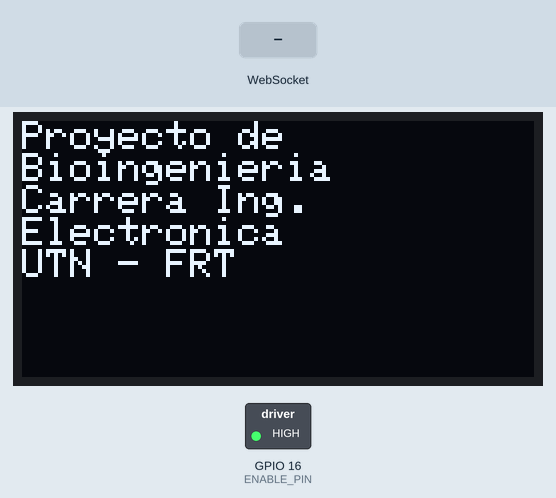
The program below on a simulated ESP32. Shown: 128×64 one-colour display, switched loads named in the program (green lamp = pin HIGH). The test bench sets the inputs (shaded band). Storage starts empty; what the program prints to the serial monitor is not drawn.

Above: at 4.1 s.
4.2 s: WebSocket text "START" received
At 11.0 s:
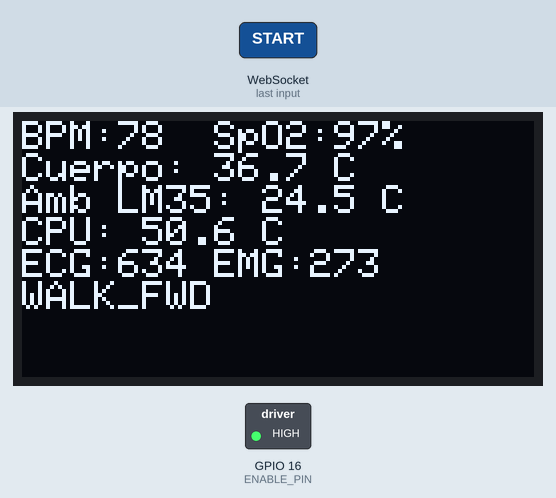
13.4 s: WebSocket text "SIT" received
At 14.5 s:
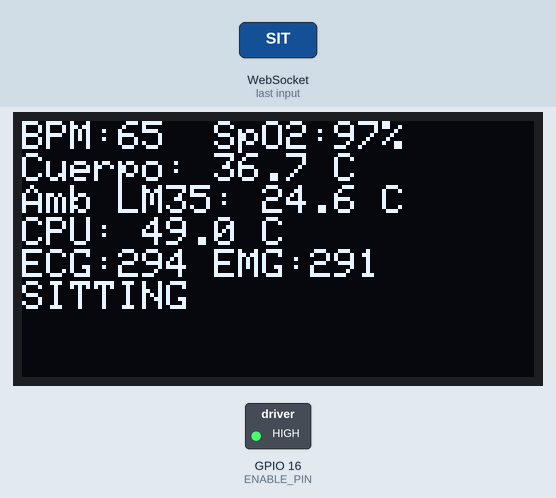
17.6 s: WebSocket text "STOP" received
At 18.6 s:
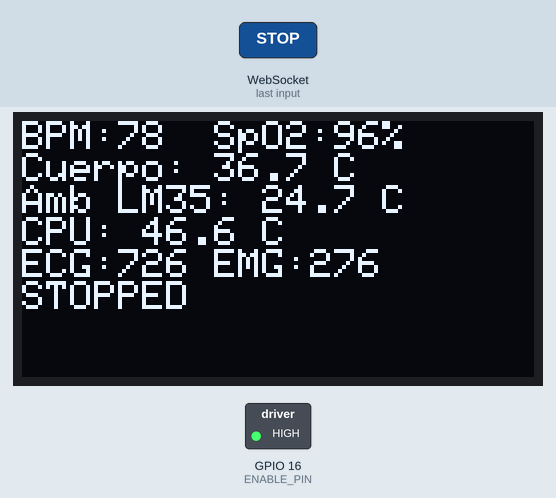
21.8 s: WebSocket text "START" received
At 22.9 s:
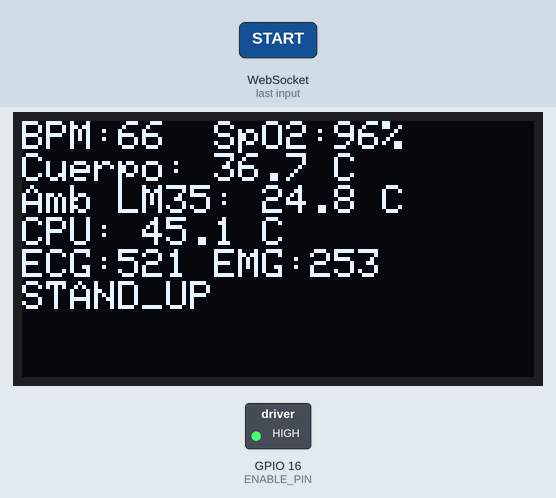
35.8 s: WebSocket text "SIT" received
At 36.9 s:
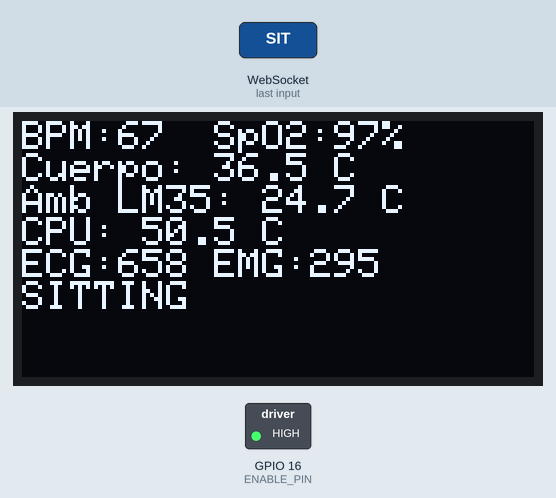
37.9 s: WebSocket text "START" received
At 38.8 s:
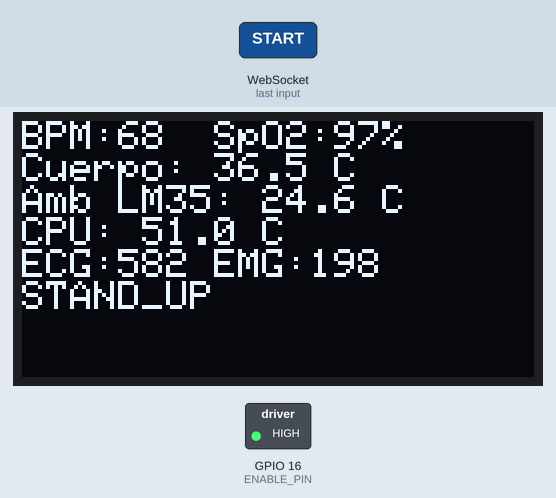

The program:

main.cpp
```cpp
#include <Arduino.h>
#include <Wire.h>
#include <WiFi.h>
#include <LittleFS.h>
#include <AsyncTCP.h>
#include <ESPAsyncWebServer.h>
#include <Adafruit_GFX.h>
#include <Adafruit_SH110X.h>
#include <Adafruit_MPU6050.h>
#include <Adafruit_Sensor.h>
#include <AccelStepper.h>
#include <math.h>

// ========================= CONFIGURACION =========================
#define WIFI_SSID "BIOTRON_EXO"
#define WIFI_PASS "12345678"
#define SDA_PIN 21
#define SCL_PIN 22
#define OLED_ADDR 0x3C
#define MPU1_ADDR 0x68
#define MPU2_ADDR 0x69
#define SCREEN_WIDTH 128
#define SCREEN_HEIGHT 64
#define OLED_RESET -1

// Entradas analogicas biomédicas / temperatura. Ajustar a tu PCB.
#define ECG_PIN 34
#define EMG_PIN 35
#define SPO2_PIN 32
#define BODY_TEMP_PIN 33
#define LM35_PIN 36

// Pines STEP/DIR para 4 NEMA17. Ajustar a drivers reales.
#define LH_STEP 14
#define LH_DIR  27
#define RH_STEP 26
#define RH_DIR  25
#define LK_STEP 19
#define LK_DIR  18
#define RK_STEP 5
#define RK_DIR  17
#define ENABLE_PIN 16

#define SERIAL_BAUD 115200
#define WS_PERIOD_MS 50
#define OLED_PERIOD_MS 700
#define CONTROL_PERIOD_MS 10
#define STEP_ANGLE_DEG 1.2f
#define MICROSTEPS 16.0f
#define STEPS_PER_DEG (MICROSTEPS / STEP_ANGLE_DEG)
#define MAX_JOINT_DEG 95.0f
#define MIN_JOINT_DEG -95.0f
#define SAFE_TILT_DEG 18.0f

// IMPORTANTE: esta demo mueve motores. Usar true solo en banco de pruebas, sin persona.
#define ENABLE_MOTION false

Adafruit_SH1106G display(SCREEN_WIDTH, SCREEN_HEIGHT, &Wire, OLED_RESET);
Adafruit_MPU6050 mpu1, mpu2;
AsyncWebServer server(80);
AsyncWebSocket ws("/ws");

AccelStepper mLH(AccelStepper::DRIVER, LH_STEP, LH_DIR);
AccelStepper mRH(AccelStepper::DRIVER, RH_STEP, RH_DIR);
AccelStepper mLK(AccelStepper::DRIVER, LK_STEP, LK_DIR);
AccelStepper mRK(AccelStepper::DRIVER, RK_STEP, RK_DIR);

struct Joints { float lh=70, rh=70, lk=-82, rk=-82, la=12, ra=12; } joints;
struct Bio { int bpm=72, spo2=97, ecg=520, emg=160; float body=36.6f, amb=24.0f, cpu=45.0f; } bio;

enum State { IDLE, SITTING, STAND_UP, WALK_FWD, WALK_BACK, WALK_RIGHT, WALK_LEFT, STOPPED } state = SITTING;
uint32_t t0=0,lastWs=0,lastOled=0,lastCtl=0;
bool demoData=true;
int oledScreen=0;

float deg2steps(float deg){ return deg * STEPS_PER_DEG; }
float lim(float v){ return constrain(v, MIN_JOINT_DEG, MAX_JOINT_DEG); }
void targetMotors(){
  if(!ENABLE_MOTION) return;
  mLH.moveTo((long)deg2steps(lim(joints.lh))); mRH.moveTo((long)deg2steps(lim(joints.rh)));
  mLK.moveTo((long)deg2steps(lim(joints.lk))); mRK.moveTo((long)deg2steps(lim(joints.rk)));
}
void runMotors(){ if(ENABLE_MOTION){ mLH.run(); mRH.run(); mLK.run(); mRK.run(); } }

float readTempC(int pin){ float mv = analogReadMilliVolts(pin); return mv / 10.0f; } // LM35: 10mV/°C
int readAnalogFiltered(int pin, float alpha=0.15f){ static float v[40]; int idx = pin % 40; v[idx] = v[idx]*(1-alpha) + analogRead(pin)*alpha; return (int)v[idx]; }

void readSensors(){
  bio.ecg = readAnalogFiltered(ECG_PIN, .18f);
  bio.emg = abs(readAnalogFiltered(EMG_PIN, .24f)-1850);
  int spoRaw = readAnalogFiltered(SPO2_PIN, .08f);
  bio.spo2 = constrain(map(spoRaw, 900, 3000, 94, 99), 80, 100);
  bio.body = readTempC(BODY_TEMP_PIN);
  bio.amb = readTempC(LM35_PIN);
  #ifdef __cplusplus
  bio.cpu = temperatureRead();
  #endif
  bio.bpm = constrain(65 + (bio.ecg % 18), 40, 160);
}

void simulateSensors(float s){
  bio.bpm = 72 + roundf(7*sinf(s*.8f));
  bio.spo2 = 97 + roundf(sinf(s*.25f));
  bio.body = 36.6f + .15f*sinf(s*.1f);
  bio.amb = 24.0f + .8f*sinf(s*.06f);
  bio.cpu = 48.0f + 3.0f*sinf(s*.2f);
  bio.ecg = 520 + 210*sinf(s*8.0f) + 40*sinf(s*25.0f);
  bio.emg = 180 + 120*fabsf(sinf(s*5.3f));
}

void setSitting(){ joints = {70,70,-82,-82,12,12}; targetMotors(); }
void setStanding(){ joints = {0,0,0,0,0,0}; targetMotors(); }

void updateSequence(){
  float s = (millis()-t0)/1000.0f;
  if(state==SITTING){ setSitting(); return; }
  if(state==STAND_UP){
    float p = constrain(s/4.0f,0,1);
    joints.lh=joints.rh=70*(1-p); joints.lk=joints.rk=-82*(1-p); joints.la=joints.ra=12*(1-p);
    if(p>=1){ state=WALK_FWD; t0=millis(); }
  } else if(state==WALK_FWD || state==WALK_BACK || state==WALK_RIGHT || state==WALK_LEFT){
    float elapsed=s; int block=(int)(elapsed/6.0f); float local=fmodf(elapsed,6.0f); float gait=sinf(local*PI); float side=sinf(local*PI*.5f);
    if(state==WALK_FWD){ joints.lh= gait*18; joints.rh=-gait*18; joints.lk=-gait*24; joints.rk=gait*24; }
    if(state==WALK_BACK){ joints.lh=-gait*14; joints.rh=gait*14; joints.lk=gait*20; joints.rk=-gait*20; }
    if(state==WALK_RIGHT){ joints.lh= side*10; joints.rh=-side*10; joints.lk=-gait*16; joints.rk=gait*16; }
    if(state==WALK_LEFT){ joints.lh=-side*10; joints.rh=side*10; joints.lk=-gait*16; joints.rk=gait*16; }
    joints.la=6*sinf(local*PI*2); joints.ra=-joints.la;
    if(elapsed>=6.0f){
      if(state==WALK_FWD) state=WALK_BACK; else if(state==WALK_BACK) state=WALK_RIGHT; else if(state==WALK_RIGHT) state=WALK_LEFT; else { state=IDLE; setStanding(); }
      t0=millis();
    }
  }
  targetMotors();
}

const char* stateName(){ switch(state){case SITTING:return "SITTING";case STAND_UP:return "STAND_UP";case WALK_FWD:return "WALK_FWD";case WALK_BACK:return "WALK_BACK";case WALK_RIGHT:return "WALK_RIGHT";case WALK_LEFT:return "WALK_LEFT";case STOPPED:return "STOPPED";default:return "IDLE";} }

void sendTelemetry(){
  char msg[520];
  snprintf(msg,sizeof(msg),
    "{\"mode\":\"%s\",\"bpm\":%d,\"spo2\":%d,\"bodyTemp\":%.1f,\"ambTemp\":%.1f,\"cpuTemp\":%.1f,\"ecg\":%d,\"emg\":%d,\"joints\":{\"lh\":%.1f,\"rh\":%.1f,\"lk\":%.1f,\"rk\":%.1f,\"la\":%.1f,\"ra\":%.1f}}",
    stateName(), bio.bpm,bio.spo2,bio.body,bio.amb,bio.cpu,bio.ecg,bio.emg,joints.lh,joints.rh,joints.lk,joints.rk,joints.la,joints.ra);
  ws.textAll(msg);
}

void oledLogo(){
  display.clearDisplay(); display.setTextColor(SH110X_WHITE);
  display.setTextSize(2); display.setCursor(16,8); display.print("BIOTRON");
  display.setTextSize(1); display.setCursor(10,33); display.print("Bioingenieria y");
  display.setCursor(8,45); display.print("Exoesqueletos");
  display.setCursor(27,56); display.print("Pediatricos"); display.display();
}
void oledProject(){
  display.clearDisplay(); display.setTextSize(1); display.setTextColor(SH110X_WHITE); display.setCursor(0,0);
  display.println("Proyecto de"); display.println("Bioingenieria"); display.println("Carrera Ing."); display.println("Electronica"); display.println("UTN - FRT"); display.display();
}
void oledAuthors(){
  display.clearDisplay(); display.setTextSize(1); display.setTextColor(SH110X_WHITE); display.setCursor(0,0);
  display.println("Diseno y Desarrollo:"); display.println(); display.println("Angel Leguina"); display.println("Mario Angelillo"); display.display();
}
void oledBio(){
  display.clearDisplay(); display.setTextSize(1); display.setTextColor(SH110X_WHITE); display.setCursor(0,0);
  display.printf("BPM:%d  SpO2:%d%%\n", bio.bpm, bio.spo2);
  display.printf("Cuerpo: %.1f C\n", bio.body);
  display.printf("Amb LM35: %.1f C\n", bio.amb);
  display.printf("CPU: %.1f C\n", bio.cpu);
  display.printf("ECG:%d EMG:%d\n", bio.ecg, bio.emg);
  display.print(stateName()); display.display();
}
void updateOled(){
  uint32_t now=millis();
  if(now<3500) { oledLogo(); return; }
  if(now<7000) { oledProject(); return; }
  if(now<10500){ oledAuthors(); return; }
  oledBio();
}

void onWs(AsyncWebSocket *server, AsyncWebSocketClient *client, AwsEventType type, void *arg, uint8_t *data, size_t len){
  if(type!=WS_EVT_DATA) return;
  String cmd; for(size_t i=0;i<len;i++) cmd+=(char)data[i]; cmd.trim(); cmd.toUpperCase();
  if(cmd=="START"){ state=STAND_UP; t0=millis(); }
  else if(cmd=="SIT"){ state=SITTING; t0=millis(); setSitting(); }
  else if(cmd=="STOP"){ state=STOPPED; setStanding(); }
  else if(cmd=="DEMO"){ demoData=true; }
  else if(cmd=="REAL"){ demoData=false; }
}

void setup(){
  Serial.begin(SERIAL_BAUD);
  Wire.begin(SDA_PIN,SCL_PIN);
  analogReadResolution(12);
  pinMode(ENABLE_PIN, OUTPUT); digitalWrite(ENABLE_PIN, ENABLE_MOTION ? LOW : HIGH);
  AccelStepper* motors[]={&mLH,&mRH,&mLK,&mRK};
  for(auto m:motors){ m->setMaxSpeed(650); m->setAcceleration(380); }
  display.begin(OLED_ADDR,true); oledLogo();
  mpu1.begin(MPU1_ADDR); mpu2.begin(MPU2_ADDR);
  LittleFS.begin(true);
  WiFi.mode(WIFI_AP_STA);
  WiFi.softAP(WIFI_SSID,WIFI_PASS);
  ws.onEvent(onWs); server.addHandler(&ws);
  server.serveStatic("/", LittleFS, "/").setDefaultFile("index.html");
  server.onNotFound([](AsyncWebServerRequest *request){ request->redirect("/"); });
  server.begin();
  setSitting();
  Serial.print("AP IP: "); Serial.println(WiFi.softAPIP());
}

void loop(){
  uint32_t now=millis();
  if(now-lastCtl>=CONTROL_PERIOD_MS){ lastCtl=now; updateSequence(); }
  runMotors();
  if(demoData) simulateSensors(now/1000.0f); else readSensors();
  if(now-lastWs>=WS_PERIOD_MS){ lastWs=now; sendTelemetry(); ws.cleanupClients(); }
  if(now-lastOled>=OLED_PERIOD_MS){ lastOled=now; updateOled(); }
}
```

Measured:
- after the input at 4.2 s, the display: first differs from a run without the input after 6.3 s (image 1)
- after the input at 13.4 s, the display: changes after 0.63 s (image 2)
- after the input at 17.6 s, the display: changes after 0.63 s (image 3)
- after the input at 21.8 s, the display: changes after 0.63 s (image 4)
- after the input at 35.8 s, the display: changes after 0.63 s (image 5)
- after the input at 37.9 s, the display: changes after 0.63 s (image 6)
- what the display in image 1 shows lasts 0.7 s, from 10.5 s to 11.2 s
